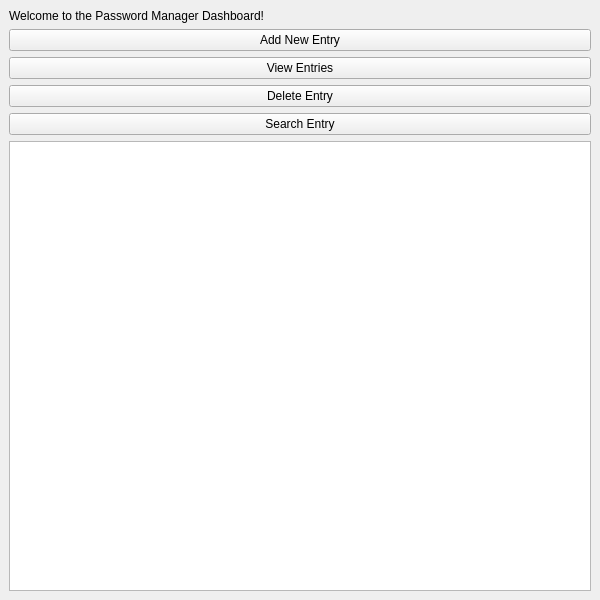
<?xml version="1.0" encoding="UTF-8"?>
<ui version="4.0">
 <class>MainWindow</class>
 <widget class="QMainWindow" name="MainWindow">
  <property name="geometry">
   <rect>
    <x>0</x>
    <y>0</y>
    <width>600</width>
    <height>600</height>
   </rect>
  </property>
  <property name="windowTitle">
   <string>Password Manager Dashboard</string>
  </property>
  <widget class="QWidget" name="centralwidget">
   <layout class="QVBoxLayout" name="verticalLayout">
    <item>
     <widget class="QLabel" name="welcomeLabel">
      <property name="text">
       <string>Welcome to the Password Manager Dashboard!</string>
      </property>
     </widget>
    </item>
    <item>
     <widget class="QPushButton" name="addButton">
      <property name="text">
       <string>Add New Entry</string>
      </property>
     </widget>
    </item>
    <item>
     <widget class="QPushButton" name="viewButton">
      <property name="text">
       <string>View Entries</string>
      </property>
     </widget>
    </item>
    <item>
     <widget class="QPushButton" name="deleteButton">
      <property name="text">
       <string>Delete Entry</string>
      </property>
     </widget>
    </item>
    <item>
     <widget class="QPushButton" name="searchButton">
      <property name="text">
       <string>Search Entry</string>
      </property>
     </widget>
    </item>
    <item>
     <widget class="QListWidget" name="entriesListWidget"/>
    </item>
   </layout>
  </widget>
 </widget>
 <resources/>
 <connections/>
</ui>
